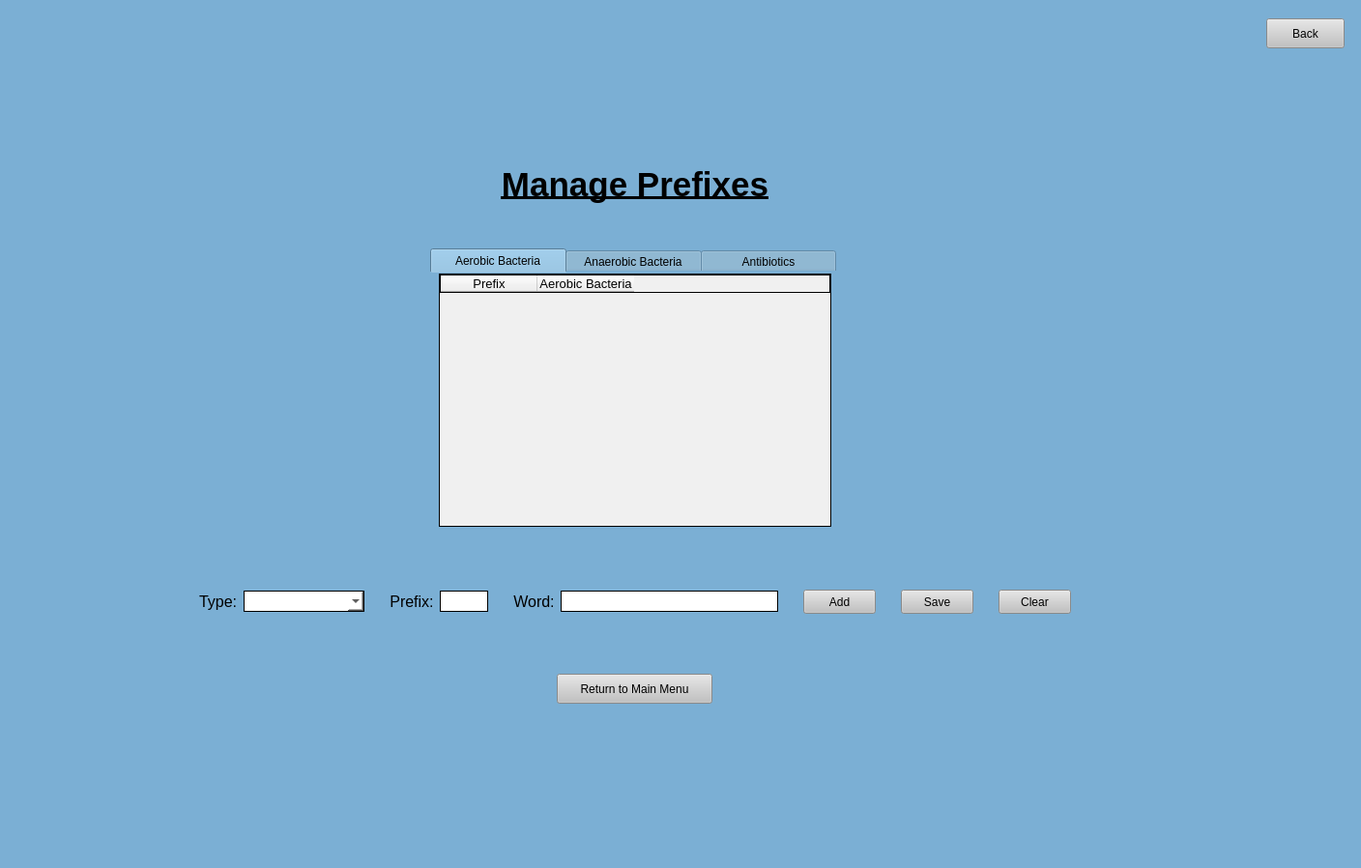
<?xml version="1.0" encoding="UTF-8"?>
<ui version="4.0">
 <class>MainWindow</class>
 <widget class="QMainWindow" name="MainWindow">
  <property name="enabled">
   <bool>true</bool>
  </property>
  <property name="geometry">
   <rect>
    <x>0</x>
    <y>0</y>
    <width>1408</width>
    <height>898</height>
   </rect>
  </property>
  <property name="windowTitle">
   <string>Login</string>
  </property>
  <property name="styleSheet">
   <string notr="true">background-color: rgb(123, 175, 212);</string>
  </property>
  <property name="toolButtonStyle">
   <enum>Qt::ToolButtonIconOnly</enum>
  </property>
  <widget class="QWidget" name="centralwidget">
   <layout class="QGridLayout" name="gridLayout">
    <item row="3" column="0">
     <layout class="QHBoxLayout" name="horizontalLayout_7">
      <property name="leftMargin">
       <number>0</number>
      </property>
      <property name="topMargin">
       <number>0</number>
      </property>
      <property name="rightMargin">
       <number>0</number>
      </property>
      <property name="bottomMargin">
       <number>0</number>
      </property>
      <item>
       <spacer name="horizontalSpacer_11">
        <property name="orientation">
         <enum>Qt::Horizontal</enum>
        </property>
        <property name="sizeHint" stdset="0">
         <size>
          <width>40</width>
          <height>20</height>
         </size>
        </property>
       </spacer>
      </item>
      <item>
       <layout class="QVBoxLayout" name="verticalLayout">
        <property name="leftMargin">
         <number>20</number>
        </property>
        <property name="topMargin">
         <number>20</number>
        </property>
        <property name="rightMargin">
         <number>20</number>
        </property>
        <property name="bottomMargin">
         <number>20</number>
        </property>
        <item>
         <widget class="QLabel" name="label">
          <property name="text">
           <string>&lt;html&gt;&lt;head/&gt;&lt;body&gt;&lt;p align=&quot;center&quot;&gt;&lt;span style=&quot; font-size:26pt; font-weight:600; text-decoration: underline;&quot;&gt;Manage Prefixes&lt;/span&gt;&lt;/p&gt;&lt;/body&gt;&lt;/html&gt;</string>
          </property>
         </widget>
        </item>
        <item>
         <spacer name="verticalSpacer_4">
          <property name="orientation">
           <enum>Qt::Vertical</enum>
          </property>
          <property name="sizeType">
           <enum>QSizePolicy::Minimum</enum>
          </property>
          <property name="sizeHint" stdset="0">
           <size>
            <width>20</width>
            <height>40</height>
           </size>
          </property>
         </spacer>
        </item>
        <item alignment="Qt::AlignHCenter|Qt::AlignVCenter">
         <widget class="QTabWidget" name="prefixesTabWidget">
          <property name="maximumSize">
           <size>
            <width>600</width>
            <height>300</height>
           </size>
          </property>
          <property name="focusPolicy">
           <enum>Qt::ClickFocus</enum>
          </property>
          <property name="styleSheet">
           <string notr="true">QTabWidget::pane {
	background: rgb(235, 235, 235);
	top: -8px;
}
QTabWidget::tab-bar {
	alignment: center;
}
QTabBar::tab {
	height: 25px; 
	width: 140px;
}</string>
          </property>
          <property name="tabPosition">
           <enum>QTabWidget::North</enum>
          </property>
          <property name="tabShape">
           <enum>QTabWidget::Rounded</enum>
          </property>
          <property name="currentIndex">
           <number>0</number>
          </property>
          <property name="usesScrollButtons">
           <bool>false</bool>
          </property>
          <widget class="QWidget" name="aerobicBacteriaTab">
           <attribute name="title">
            <string>Aerobic Bacteria</string>
           </attribute>
           <layout class="QGridLayout" name="gridLayout_2">
            <item row="0" column="0">
             <widget class="QTableWidget" name="aeTWid">
              <property name="minimumSize">
               <size>
                <width>400</width>
                <height>250</height>
               </size>
              </property>
              <property name="focusPolicy">
               <enum>Qt::ClickFocus</enum>
              </property>
              <property name="styleSheet">
               <string notr="true">background-color: rgb(240, 240, 240);
border-style: solid;
border-width: 1px</string>
              </property>
              <property name="editTriggers">
               <set>QAbstractItemView::NoEditTriggers</set>
              </property>
              <property name="tabKeyNavigation">
               <bool>false</bool>
              </property>
              <property name="showDropIndicator" stdset="0">
               <bool>false</bool>
              </property>
              <property name="dragDropOverwriteMode">
               <bool>false</bool>
              </property>
              <property name="alternatingRowColors">
               <bool>true</bool>
              </property>
              <property name="selectionMode">
               <enum>QAbstractItemView::SingleSelection</enum>
              </property>
              <property name="selectionBehavior">
               <enum>QAbstractItemView::SelectRows</enum>
              </property>
              <property name="sortingEnabled">
               <bool>false</bool>
              </property>
              <column>
               <property name="text">
                <string>Prefix</string>
               </property>
               <property name="font">
                <font>
                 <pointsize>10</pointsize>
                </font>
               </property>
              </column>
              <column>
               <property name="text">
                <string>Aerobic Bacteria</string>
               </property>
               <property name="font">
                <font>
                 <pointsize>10</pointsize>
                </font>
               </property>
              </column>
             </widget>
            </item>
           </layout>
          </widget>
          <widget class="QWidget" name="anaerobicBacteriaTab">
           <attribute name="title">
            <string>Anaerobic Bacteria</string>
           </attribute>
           <layout class="QGridLayout" name="gridLayout_4">
            <item row="0" column="0">
             <widget class="QTableWidget" name="anTWid">
              <property name="minimumSize">
               <size>
                <width>400</width>
                <height>250</height>
               </size>
              </property>
              <property name="maximumSize">
               <size>
                <width>9999</width>
                <height>9999</height>
               </size>
              </property>
              <property name="focusPolicy">
               <enum>Qt::ClickFocus</enum>
              </property>
              <property name="styleSheet">
               <string notr="true">background-color: rgb(240, 240, 240);
border-style: solid;
border-width: 1px</string>
              </property>
              <property name="editTriggers">
               <set>QAbstractItemView::NoEditTriggers</set>
              </property>
              <property name="tabKeyNavigation">
               <bool>false</bool>
              </property>
              <property name="showDropIndicator" stdset="0">
               <bool>false</bool>
              </property>
              <property name="dragDropOverwriteMode">
               <bool>false</bool>
              </property>
              <property name="alternatingRowColors">
               <bool>true</bool>
              </property>
              <property name="selectionMode">
               <enum>QAbstractItemView::SingleSelection</enum>
              </property>
              <property name="selectionBehavior">
               <enum>QAbstractItemView::SelectRows</enum>
              </property>
              <column>
               <property name="text">
                <string>Prefix</string>
               </property>
               <property name="font">
                <font>
                 <pointsize>10</pointsize>
                </font>
               </property>
              </column>
              <column>
               <property name="text">
                <string>Anaerobic Bacteria</string>
               </property>
               <property name="font">
                <font>
                 <pointsize>10</pointsize>
                </font>
               </property>
              </column>
             </widget>
            </item>
           </layout>
          </widget>
          <widget class="QWidget" name="antibioticsTab">
           <attribute name="title">
            <string>Antibiotics</string>
           </attribute>
           <layout class="QGridLayout" name="gridLayout_5">
            <item row="0" column="0">
             <widget class="QTableWidget" name="abTWid">
              <property name="sizePolicy">
               <sizepolicy hsizetype="Expanding" vsizetype="Expanding">
                <horstretch>0</horstretch>
                <verstretch>0</verstretch>
               </sizepolicy>
              </property>
              <property name="minimumSize">
               <size>
                <width>400</width>
                <height>250</height>
               </size>
              </property>
              <property name="maximumSize">
               <size>
                <width>9999</width>
                <height>9999</height>
               </size>
              </property>
              <property name="cursor" stdset="0">
               <cursorShape>ArrowCursor</cursorShape>
              </property>
              <property name="focusPolicy">
               <enum>Qt::ClickFocus</enum>
              </property>
              <property name="styleSheet">
               <string notr="true">background-color: rgb(240, 240, 240);
border-style: solid;
border-width: 1px</string>
              </property>
              <property name="horizontalScrollBarPolicy">
               <enum>Qt::ScrollBarAsNeeded</enum>
              </property>
              <property name="editTriggers">
               <set>QAbstractItemView::NoEditTriggers</set>
              </property>
              <property name="tabKeyNavigation">
               <bool>false</bool>
              </property>
              <property name="showDropIndicator" stdset="0">
               <bool>false</bool>
              </property>
              <property name="dragDropOverwriteMode">
               <bool>false</bool>
              </property>
              <property name="alternatingRowColors">
               <bool>true</bool>
              </property>
              <property name="selectionMode">
               <enum>QAbstractItemView::SingleSelection</enum>
              </property>
              <property name="selectionBehavior">
               <enum>QAbstractItemView::SelectRows</enum>
              </property>
              <property name="showGrid">
               <bool>true</bool>
              </property>
              <property name="gridStyle">
               <enum>Qt::SolidLine</enum>
              </property>
              <property name="cornerButtonEnabled">
               <bool>true</bool>
              </property>
              <attribute name="horizontalHeaderCascadingSectionResizes">
               <bool>false</bool>
              </attribute>
              <attribute name="horizontalHeaderHighlightSections">
               <bool>true</bool>
              </attribute>
              <attribute name="horizontalHeaderShowSortIndicator" stdset="0">
               <bool>false</bool>
              </attribute>
              <attribute name="horizontalHeaderStretchLastSection">
               <bool>false</bool>
              </attribute>
              <column>
               <property name="text">
                <string>Prefix</string>
               </property>
               <property name="font">
                <font>
                 <pointsize>10</pointsize>
                </font>
               </property>
              </column>
              <column>
               <property name="text">
                <string>Antibiotics</string>
               </property>
               <property name="font">
                <font>
                 <pointsize>10</pointsize>
                </font>
               </property>
              </column>
             </widget>
            </item>
           </layout>
          </widget>
         </widget>
        </item>
        <item>
         <spacer name="verticalSpacer_6">
          <property name="orientation">
           <enum>Qt::Vertical</enum>
          </property>
          <property name="sizeHint" stdset="0">
           <size>
            <width>20</width>
            <height>40</height>
           </size>
          </property>
         </spacer>
        </item>
        <item>
         <spacer name="verticalSpacer_12">
          <property name="orientation">
           <enum>Qt::Vertical</enum>
          </property>
          <property name="sizeType">
           <enum>QSizePolicy::Minimum</enum>
          </property>
          <property name="sizeHint" stdset="0">
           <size>
            <width>20</width>
            <height>10</height>
           </size>
          </property>
         </spacer>
        </item>
        <item>
         <layout class="QHBoxLayout" name="horizontalLayout_6">
          <property name="leftMargin">
           <number>0</number>
          </property>
          <property name="topMargin">
           <number>0</number>
          </property>
          <property name="rightMargin">
           <number>0</number>
          </property>
          <property name="bottomMargin">
           <number>0</number>
          </property>
          <item>
           <spacer name="horizontalSpacer_4">
            <property name="orientation">
             <enum>Qt::Horizontal</enum>
            </property>
            <property name="sizeHint" stdset="0">
             <size>
              <width>40</width>
              <height>20</height>
             </size>
            </property>
           </spacer>
          </item>
          <item>
           <layout class="QGridLayout" name="gridLayout_3">
            <property name="leftMargin">
             <number>0</number>
            </property>
            <property name="topMargin">
             <number>0</number>
            </property>
            <property name="rightMargin">
             <number>0</number>
            </property>
            <property name="bottomMargin">
             <number>0</number>
            </property>
            <item row="0" column="7">
             <widget class="QLineEdit" name="word">
              <property name="minimumSize">
               <size>
                <width>225</width>
                <height>22</height>
               </size>
              </property>
              <property name="maximumSize">
               <size>
                <width>225</width>
                <height>22</height>
               </size>
              </property>
              <property name="styleSheet">
               <string notr="true">background-color: rgb(255, 255, 255);
border-style: solid;
border-width: 1px</string>
              </property>
              <property name="readOnly">
               <bool>false</bool>
              </property>
              <property name="placeholderText">
               <string/>
              </property>
             </widget>
            </item>
            <item row="0" column="3">
             <widget class="QLabel" name="label_23">
              <property name="text">
               <string>&lt;html&gt;&lt;head/&gt;&lt;body&gt;&lt;p align=&quot;center&quot;&gt;&lt;span style=&quot; font-size:12pt;&quot;&gt;Prefix:&lt;/span&gt;&lt;/p&gt;&lt;/body&gt;&lt;/html&gt;</string>
              </property>
              <property name="alignment">
               <set>Qt::AlignRight|Qt::AlignTrailing|Qt::AlignVCenter</set>
              </property>
             </widget>
            </item>
            <item row="0" column="5">
             <spacer name="horizontalSpacer_15">
              <property name="orientation">
               <enum>Qt::Horizontal</enum>
              </property>
              <property name="sizeType">
               <enum>QSizePolicy::Minimum</enum>
              </property>
              <property name="sizeHint" stdset="0">
               <size>
                <width>20</width>
                <height>20</height>
               </size>
              </property>
             </spacer>
            </item>
            <item row="0" column="4">
             <widget class="QLineEdit" name="pName">
              <property name="minimumSize">
               <size>
                <width>50</width>
                <height>22</height>
               </size>
              </property>
              <property name="maximumSize">
               <size>
                <width>50</width>
                <height>22</height>
               </size>
              </property>
              <property name="styleSheet">
               <string notr="true">background-color: rgb(255, 255, 255);
border-style: solid;
border-width: 1px</string>
              </property>
              <property name="readOnly">
               <bool>false</bool>
              </property>
              <property name="placeholderText">
               <string/>
              </property>
             </widget>
            </item>
            <item row="0" column="6">
             <widget class="QLabel" name="label_24">
              <property name="text">
               <string>&lt;html&gt;&lt;head/&gt;&lt;body&gt;&lt;p align=&quot;center&quot;&gt;&lt;span style=&quot; font-size:12pt;&quot;&gt;Word:&lt;/span&gt;&lt;/p&gt;&lt;/body&gt;&lt;/html&gt;</string>
              </property>
              <property name="alignment">
               <set>Qt::AlignRight|Qt::AlignTrailing|Qt::AlignVCenter</set>
              </property>
             </widget>
            </item>
            <item row="0" column="0">
             <widget class="QLabel" name="label_4">
              <property name="text">
               <string>&lt;html&gt;&lt;head/&gt;&lt;body&gt;&lt;p&gt;&lt;span style=&quot; font-size:12pt;&quot;&gt;Type:&lt;/span&gt;&lt;/p&gt;&lt;/body&gt;&lt;/html&gt;</string>
              </property>
             </widget>
            </item>
            <item row="0" column="1">
             <widget class="QComboBox" name="type">
              <property name="sizePolicy">
               <sizepolicy hsizetype="Fixed" vsizetype="Fixed">
                <horstretch>0</horstretch>
                <verstretch>0</verstretch>
               </sizepolicy>
              </property>
              <property name="minimumSize">
               <size>
                <width>125</width>
                <height>22</height>
               </size>
              </property>
              <property name="maximumSize">
               <size>
                <width>125</width>
                <height>22</height>
               </size>
              </property>
              <property name="styleSheet">
               <string notr="true">background-color: rgb(255, 255, 255);
border-style: solid;
border-width: 1px</string>
              </property>
              <item>
               <property name="text">
                <string/>
               </property>
              </item>
              <item>
               <property name="text">
                <string>Aerobic</string>
               </property>
              </item>
              <item>
               <property name="text">
                <string>Anaerobic</string>
               </property>
              </item>
              <item>
               <property name="text">
                <string>Antibiotic</string>
               </property>
              </item>
             </widget>
            </item>
            <item row="0" column="8">
             <spacer name="horizontalSpacer_16">
              <property name="orientation">
               <enum>Qt::Horizontal</enum>
              </property>
              <property name="sizeType">
               <enum>QSizePolicy::Minimum</enum>
              </property>
              <property name="sizeHint" stdset="0">
               <size>
                <width>20</width>
                <height>20</height>
               </size>
              </property>
             </spacer>
            </item>
            <item row="0" column="9">
             <layout class="QHBoxLayout" name="horizontalLayout_3">
              <property name="leftMargin">
               <number>0</number>
              </property>
              <property name="topMargin">
               <number>0</number>
              </property>
              <property name="rightMargin">
               <number>0</number>
              </property>
              <property name="bottomMargin">
               <number>0</number>
              </property>
              <item>
               <widget class="QPushButton" name="add">
                <property name="minimumSize">
                 <size>
                  <width>75</width>
                  <height>25</height>
                 </size>
                </property>
                <property name="maximumSize">
                 <size>
                  <width>75</width>
                  <height>25</height>
                 </size>
                </property>
                <property name="cursor">
                 <cursorShape>PointingHandCursor</cursorShape>
                </property>
                <property name="styleSheet">
                 <string notr="true">QPushButton:hover {

background-color: rgb(210, 210, 210);

}

QPushButton {

background-color: rgb(193, 193, 193);

}</string>
                </property>
                <property name="text">
                 <string>Add</string>
                </property>
               </widget>
              </item>
              <item>
               <spacer name="horizontalSpacer_10">
                <property name="orientation">
                 <enum>Qt::Horizontal</enum>
                </property>
                <property name="sizeType">
                 <enum>QSizePolicy::Fixed</enum>
                </property>
                <property name="sizeHint" stdset="0">
                 <size>
                  <width>20</width>
                  <height>20</height>
                 </size>
                </property>
               </spacer>
              </item>
              <item>
               <widget class="QPushButton" name="save">
                <property name="minimumSize">
                 <size>
                  <width>75</width>
                  <height>25</height>
                 </size>
                </property>
                <property name="maximumSize">
                 <size>
                  <width>75</width>
                  <height>25</height>
                 </size>
                </property>
                <property name="cursor">
                 <cursorShape>PointingHandCursor</cursorShape>
                </property>
                <property name="styleSheet">
                 <string notr="true">QPushButton:hover {

background-color: rgb(210, 210, 210);

}

QPushButton {

background-color: rgb(193, 193, 193);

}</string>
                </property>
                <property name="text">
                 <string>Save</string>
                </property>
               </widget>
              </item>
              <item>
               <spacer name="horizontalSpacer_12">
                <property name="orientation">
                 <enum>Qt::Horizontal</enum>
                </property>
                <property name="sizeType">
                 <enum>QSizePolicy::Fixed</enum>
                </property>
                <property name="sizeHint" stdset="0">
                 <size>
                  <width>20</width>
                  <height>20</height>
                 </size>
                </property>
               </spacer>
              </item>
              <item>
               <widget class="QPushButton" name="clear">
                <property name="minimumSize">
                 <size>
                  <width>75</width>
                  <height>25</height>
                 </size>
                </property>
                <property name="maximumSize">
                 <size>
                  <width>75</width>
                  <height>25</height>
                 </size>
                </property>
                <property name="cursor">
                 <cursorShape>PointingHandCursor</cursorShape>
                </property>
                <property name="styleSheet">
                 <string notr="true">QPushButton:hover {

background-color: rgb(210, 210, 210);

}

QPushButton {

background-color: rgb(193, 193, 193);

}</string>
                </property>
                <property name="text">
                 <string>Clear</string>
                </property>
               </widget>
              </item>
             </layout>
            </item>
            <item row="0" column="2">
             <spacer name="horizontalSpacer_14">
              <property name="orientation">
               <enum>Qt::Horizontal</enum>
              </property>
              <property name="sizeType">
               <enum>QSizePolicy::Minimum</enum>
              </property>
              <property name="sizeHint" stdset="0">
               <size>
                <width>20</width>
                <height>20</height>
               </size>
              </property>
             </spacer>
            </item>
           </layout>
          </item>
          <item>
           <spacer name="horizontalSpacer_3">
            <property name="orientation">
             <enum>Qt::Horizontal</enum>
            </property>
            <property name="sizeHint" stdset="0">
             <size>
              <width>40</width>
              <height>20</height>
             </size>
            </property>
           </spacer>
          </item>
         </layout>
        </item>
        <item alignment="Qt::AlignHCenter|Qt::AlignVCenter">
         <widget class="QLabel" name="errorMessage">
          <property name="minimumSize">
           <size>
            <width>350</width>
            <height>30</height>
           </size>
          </property>
          <property name="maximumSize">
           <size>
            <width>999</width>
            <height>30</height>
           </size>
          </property>
          <property name="font">
           <font>
            <pointsize>12</pointsize>
           </font>
          </property>
          <property name="text">
           <string/>
          </property>
          <property name="alignment">
           <set>Qt::AlignCenter</set>
          </property>
         </widget>
        </item>
        <item>
         <spacer name="verticalSpacer_7">
          <property name="orientation">
           <enum>Qt::Vertical</enum>
          </property>
          <property name="sizeType">
           <enum>QSizePolicy::Minimum</enum>
          </property>
          <property name="sizeHint" stdset="0">
           <size>
            <width>20</width>
            <height>20</height>
           </size>
          </property>
         </spacer>
        </item>
        <item alignment="Qt::AlignHCenter|Qt::AlignVCenter">
         <widget class="QPushButton" name="home">
          <property name="minimumSize">
           <size>
            <width>161</width>
            <height>31</height>
           </size>
          </property>
          <property name="maximumSize">
           <size>
            <width>161</width>
            <height>31</height>
           </size>
          </property>
          <property name="cursor">
           <cursorShape>PointingHandCursor</cursorShape>
          </property>
          <property name="styleSheet">
           <string notr="true">QPushButton:hover {

background-color: rgb(210, 210, 210);

}

QPushButton {

background-color: rgb(193, 193, 193);

}</string>
          </property>
          <property name="text">
           <string>Return to Main Menu</string>
          </property>
         </widget>
        </item>
        <item>
         <spacer name="verticalSpacer_5">
          <property name="orientation">
           <enum>Qt::Vertical</enum>
          </property>
          <property name="sizeType">
           <enum>QSizePolicy::Minimum</enum>
          </property>
          <property name="sizeHint" stdset="0">
           <size>
            <width>20</width>
            <height>25</height>
           </size>
          </property>
         </spacer>
        </item>
       </layout>
      </item>
      <item>
       <spacer name="horizontalSpacer_13">
        <property name="orientation">
         <enum>Qt::Horizontal</enum>
        </property>
        <property name="sizeHint" stdset="0">
         <size>
          <width>40</width>
          <height>20</height>
         </size>
        </property>
       </spacer>
      </item>
     </layout>
    </item>
    <item row="1" column="2">
     <spacer name="horizontalSpacer_2">
      <property name="orientation">
       <enum>Qt::Horizontal</enum>
      </property>
      <property name="sizeType">
       <enum>QSizePolicy::Minimum</enum>
      </property>
      <property name="sizeHint" stdset="0">
       <size>
        <width>8</width>
        <height>5</height>
       </size>
      </property>
     </spacer>
    </item>
    <item row="5" column="0">
     <spacer name="verticalSpacer_2">
      <property name="orientation">
       <enum>Qt::Vertical</enum>
      </property>
      <property name="sizeHint" stdset="0">
       <size>
        <width>20</width>
        <height>40</height>
       </size>
      </property>
     </spacer>
    </item>
    <item row="2" column="0">
     <spacer name="verticalSpacer">
      <property name="orientation">
       <enum>Qt::Vertical</enum>
      </property>
      <property name="sizeHint" stdset="0">
       <size>
        <width>20</width>
        <height>40</height>
       </size>
      </property>
     </spacer>
    </item>
    <item row="0" column="1">
     <spacer name="verticalSpacer_3">
      <property name="orientation">
       <enum>Qt::Vertical</enum>
      </property>
      <property name="sizeType">
       <enum>QSizePolicy::Minimum</enum>
      </property>
      <property name="sizeHint" stdset="0">
       <size>
        <width>5</width>
        <height>10</height>
       </size>
      </property>
     </spacer>
    </item>
    <item row="1" column="0">
     <spacer name="horizontalSpacer">
      <property name="orientation">
       <enum>Qt::Horizontal</enum>
      </property>
      <property name="sizeHint" stdset="0">
       <size>
        <width>40</width>
        <height>20</height>
       </size>
      </property>
     </spacer>
    </item>
    <item row="1" column="1">
     <widget class="QPushButton" name="back">
      <property name="minimumSize">
       <size>
        <width>81</width>
        <height>31</height>
       </size>
      </property>
      <property name="maximumSize">
       <size>
        <width>81</width>
        <height>31</height>
       </size>
      </property>
      <property name="cursor">
       <cursorShape>PointingHandCursor</cursorShape>
      </property>
      <property name="styleSheet">
       <string notr="true">QPushButton:hover {

background-color: rgb(210, 210, 210);

}

QPushButton {

background-color: rgb(193, 193, 193);

}</string>
      </property>
      <property name="text">
       <string>Back</string>
      </property>
     </widget>
    </item>
   </layout>
  </widget>
  <widget class="QMenuBar" name="menubar">
   <property name="geometry">
    <rect>
     <x>0</x>
     <y>0</y>
     <width>1408</width>
     <height>26</height>
    </rect>
   </property>
  </widget>
  <widget class="QStatusBar" name="statusbar"/>
 </widget>
 <tabstops>
  <tabstop>type</tabstop>
  <tabstop>pName</tabstop>
  <tabstop>word</tabstop>
  <tabstop>add</tabstop>
  <tabstop>save</tabstop>
  <tabstop>clear</tabstop>
  <tabstop>home</tabstop>
  <tabstop>back</tabstop>
 </tabstops>
 <resources/>
 <connections/>
</ui>
